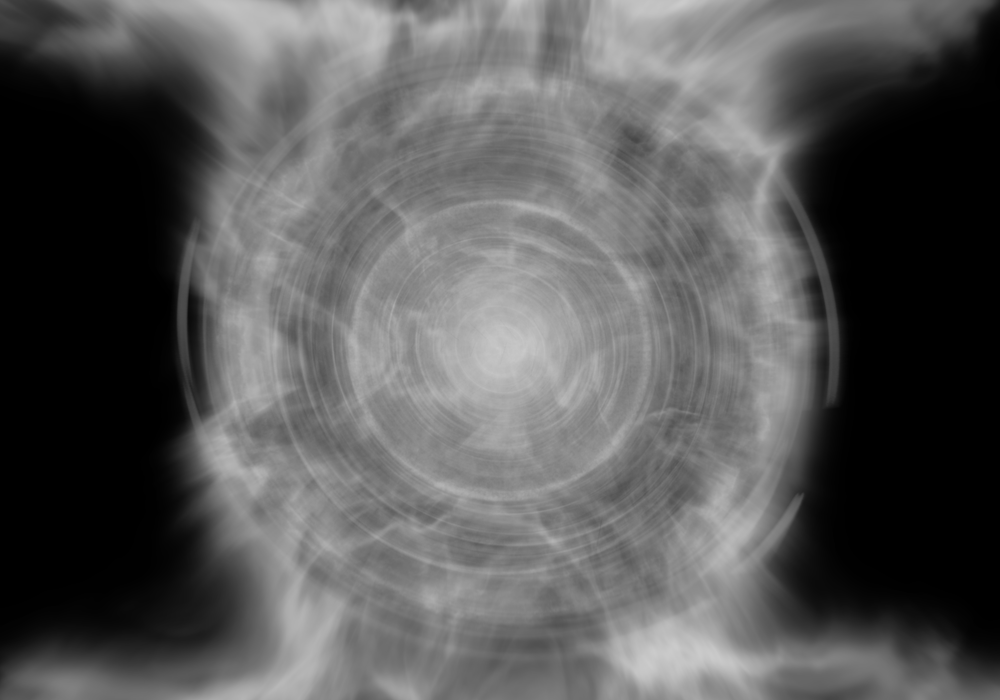
#> input picture scr/convolution_codes/test_img_1.png, 1000 x 700 px, shrunk from 3000 x 2100 before the run
$ python convolution_filters.py
#> lines starting #> are read from the running program, lines starting #| are printed output that depends on the picture
### scr/convolution_codes/convolution.py
import numpy as np


class Convolution:
    def __init__(self, convolution: np.ndarray = None, average: bool = True, shrink: bool = False):
        if convolution is None:
            self.only_pool = True
            pass
        else:
            self.only_pool = False
            self.shrink = shrink
            self.convolution = convolution
            self.average = average
            self.shape = convolution.shape
            pass
        pass

    def query_image(self, input_image: np.ndarray, round_num: int = -1) -> np.ndarray:
        if self.only_pool:
            raise Exception("You had no convolution defined, so you could only use the pool method")
            pass
        output_array = np.ndarray(input_image.shape)
        for x in range(input_image.shape[0]):
            for y in range(input_image.shape[1]):
                output_array[x][y] = self.__query_segment(input_image, [x, y], round_num)
                pass
            pass
        if self.shrink:
            return output_array[int(((self.shape[0] + 1) / 2) - 1):output_array.shape[0]-int(((self.shape[0] + 1) / 2) - 1),
                                int(((self.shape[1] + 1) / 2) - 1):output_array.shape[1]-int(((self.shape[1] + 1) / 2) - 1)]
        return output_array
        pass

    def __query_segment(self, input_image: np.ndarray, index: list, round_num: int = -1) -> float:
        output_array = np.zeros(self.shape)
        convolution = np.copy(self.convolution)
        for x in range(convolution.shape[0]):
            for y in range(convolution.shape[1]):
                try:
                    x_index = x + index[0] - int(((convolution.shape[0] + 1) / 2) - 1)
                    y_index = y + index[1] - int(((convolution.shape[1] + 1) / 2) - 1)
                    if x_index < 0 or y_index < 0:
                        convolution[x][y] = 0
                        pass
                    else:
                        output_array[x][y] = convolution[x][y] * input_image[x_index][y_index]
                        pass
                    pass
                except IndexError:
                    convolution[x][y] = 0
                    pass
                pass
            pass
        if round_num == -1:
            if self.average:
                if not sum(sum(convolution)) == 0:
                    return sum(sum(output_array)) / sum(sum(convolution))
                raise ValueError
            return sum(sum(output_array))
        if self.average:
            if not sum(sum(convolution)) == 0:
                return round((sum(sum(output_array)) / sum(sum(convolution))) * round_num) / round_num
            raise ValueError
        return round((sum(sum(output_array))) * round_num) / round_num

    @staticmethod
    def pool(input_image: np.ndarray, pool_size: int):
        output_array = np.ndarray((int(input_image.shape[0] / pool_size), int(input_image.shape[1] / pool_size)))  # (data.shape[0], data.shape[1]))
        for x in range(output_array.shape[0]):
            for y in range(output_array.shape[1]):
                convolution = []
                for x_s in range(-int(((pool_size - 1) / 2)), int((pool_size - 1) / 2) + 1, 1):
                    for y_s in range(-int((pool_size - 1) / 2), int((pool_size - 1) / 2) + 1, 1):
                        try:
                            convolution.append(input_image[x * pool_size + x_s][y * pool_size + y_s])
                            pass
                        except IndexError:
                            convolution.append(-float("inf"))
                            pass
                        pass
                    pass
                output_array[x][y] = max(convolution)
                pass
            pass
        return output_array
    pass

### scr/convolution_codes/convolution_filters.py
import numpy as np
import matplotlib.pyplot as plt
# import matplotlib.image as pim
import convolution_codes.convolution as ccc


class AverageBlur:
    def __init__(self, size: tuple):
        x_size = (size[0] * 2) - 1
        y_size = (size[1] * 2) - 1
        self.convolution = ccc.Convolution(np.ones((x_size, y_size)))
        pass

    def blur_image(self, input_image: np.ndarray) -> np.ndarray:
        return self.convolution.query_image(input_image)
    pass


class GaussianBlur:
    class __Gaussian:
        def __init__(self, peak_height: float = 4, width: float = 1, position: float = 0):
            if not width == 0:
                self.a = peak_height
                self.b = position
                self.c = width
                pass
            else:
                raise ValueError("width can't be 0 (zero)")
            pass

        def query(self, x: float) -> float:
            return self.a * np.exp(- (((x - self.b) ** 2) / (2 * (self.c ** 2))))
        pass

    def __init__(self, size: tuple, gaussian_peak_height: float = 1, gaussian_width: float = 1):
        x_size = (size[0] * 2) - 1
        y_size = (size[1] * 2) - 1
        gaussian = self.__Gaussian(gaussian_peak_height, gaussian_width, 0)
        convolution_array = np.zeros((x_size, y_size))
        for x in range(x_size):
            for y in range(y_size):
                convolution_array[x][y] = gaussian.query(self.__distance([x - (x_size - 1) / 2, y - ((y_size - 1) / 2)], [0, 0]))
                pass
            pass
        self.convolution = ccc.Convolution(convolution_array)
        pass

    @staticmethod
    def __distance(point1: list, point2: list) -> float:
        return sum([(point1[i] - point2[i]) ** 2 for i in range(len(point1))]) ** 0.5

    def blur_image(self, input_image: np.ndarray) -> np.ndarray:
        return self.convolution.query_image(input_image)
    pass


class SobelEdge:
    class __Gaussian:
        def __init__(self, peak_height: float = 4, width: float = 1, position: float = 0):
            if not width == 0:
                self.a = peak_height
                self.b = position
                self.c = width
                pass
            else:
                raise ValueError("width can't be 0 (zero)")
            pass

        def query(self, x: float) -> float:
            return self.a * np.exp(- (((x - self.b) ** 2) / (2 * (self.c ** 2))))
        pass

    def __init__(self, size: tuple, gaussian_peak_height: float = 1, gaussian_width: float = 1):
        x_size = (size[0] * 2) - 1
        y_size = (size[1] * 2) - 1
        gaussian = self.__Gaussian(gaussian_peak_height, gaussian_width, 0)
        convolution_y_array = np.zeros((x_size, y_size))
        convolution_x_array = np.zeros((x_size, y_size))
        for x in range(x_size):
            for y in range(y_size):
                if not y == (y_size - 1) / 2:
                    if y < (y_size - 1) / 2:
                        convolution_y_array[x][y] = - gaussian.query(self.__distance([x - (x_size - 1) / 2, y - ((y_size - 1) / 2)], [0, 0]))
                        pass
                    else:
                        convolution_y_array[x][y] = gaussian.query(self.__distance([x - (x_size - 1) / 2, y - ((y_size - 1) / 2)], [0, 0]))
                        pass
                    pass
                if not x == (x_size - 1)/2:
                    if x < (x_size - 1) / 2:
                        convolution_x_array[x][y] = - gaussian.query(self.__distance([x - (x_size - 1) / 2, y - ((y_size - 1) / 2)], [0, 0]))
                        pass
                    else:
                        convolution_x_array[x][y] = gaussian.query(self.__distance([x - (x_size - 1) / 2, y - ((y_size - 1) / 2)], [0, 0]))
                        pass
                    pass
                pass
            pass
        self.convolution_size = (x_size, y_size)
        self.convolution_x = ccc.Convolution(convolution_x_array, average=False, shrink=True)
        self.convolution_y = ccc.Convolution(convolution_y_array, average=False, shrink=True)
        pass

    @staticmethod
    def __distance(point1: list, point2: list) -> float:
        return sum([(point1[i] - point2[i]) ** 2 for i in range(len(point1))]) ** 0.5

    def detect_edge_x(self, input_image: np.ndarray) -> np.ndarray:
        return self.convolution_x.query_image(input_image, round_num=10000)

    def detect_edge_y(self, input_image: np.ndarray) -> np.ndarray:
        return self.convolution_y.query_image(input_image, round_num=10000)

    def detect_edge_magnitude(self, input_image: np.ndarray) -> np.ndarray:
        edge_x = self.detect_edge_x(input_image)
        edge_y = self.detect_edge_y(input_image)
        edge = np.ndarray(edge_x.shape)
        for x in range(edge_x.shape[0]):
            for y in range(edge_x.shape[1]):
                edge[x, y] = np.sqrt(edge_x[x, y] ** 2 + edge_y[x, y] ** 2)
                pass
            pass
        return edge

    def detect_edge_angle(self, input_image: np.ndarray) -> np.ndarray:
        edge_x = self.detect_edge_x(input_image)
        edge_y = self.detect_edge_y(input_image)
        edge = np.ndarray(edge_x.shape)
        for x in range(edge_x.shape[0]):
            for y in range(edge_x.shape[1]):
                edge[x, y] = np.arctan(np.nan_to_num(edge_y[x, y] / edge_x[x, y]))
                pass
            pass
        return edge
    pass


# [22 lines of commented-out code are left out]


class CollapseColors:
    @staticmethod
    def collapse_colors(data: np.ndarray) -> np.ndarray:
        output = np.ndarray((data.shape[0], data.shape[1]))
        for x in range(data.shape[0]):
            for y in range(data.shape[1]):
                output[x][y] = data[x][y][0]
                pass
            pass
        return output
    pass


a = AverageBlur((10, 10))
g = GaussianBlur((10, 10), 4, 0.5)
pool = ccc.Convolution()
sobel = SobelEdge((2, 2), 4, 1)
c_d = CollapseColors()
image = np.asarray(c_d.collapse_colors(np.asarray(plt.imread("test_img_1.png"), np.ndarray)))
#> in collapse_colors, `output = np.ndarray((data.shape[0], data.shape[1]))`:
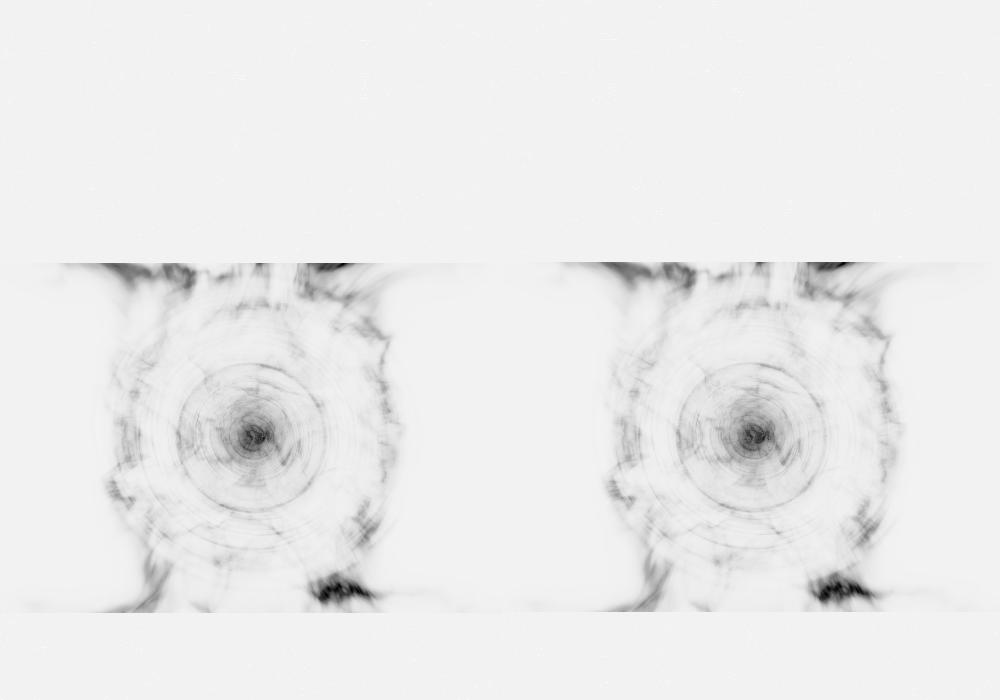
#> output: shape (700, 1000) float64; min -3.9e+307, max 2.07e+306, mean nan; drawn with min black and max white
# [[50, 50, 50, 50, 100, 100, 100, 100], [50, 50, 50, 50, 100, 100, 100, 100], [50, 50, 50, 50, 100, 100, 100, 100], [50, 50, 50, 50, 100, 100, 100, 100]], np.ndarray)
# c_d.collapse_colors(np.asarray(plt.imread("test_img_1.png"), np.ndarray))
# np.random.random((30, 30))
plt.show()
pool_img = pool.pool(image, 10)
blur_average = a.blur_image(pool_img)
#> after the loop in query_image, `for x in range(input_image.shape[0]):`:
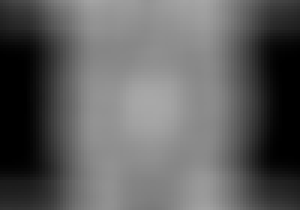
#> output_array: shape (70, 100) float64 (shown 3 times larger); min 0, max 0.66, mean 0.373
blur_gaussian = g.blur_image(pool_img)
sobel_x = sobel.detect_edge_x(blur_gaussian)
#> call 3 of query_image, with round_num = 10000
#> after the loop in query_image (call 3), `for x in range(input_image.shape[0]):`:
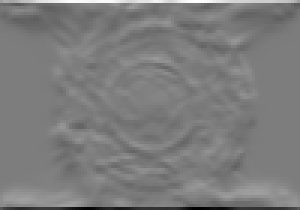
#> output_array: shape (70, 100) float64 (shown 3 times larger); min -3.97, max 4.13, mean -0.00608; drawn with min black and max white
#> in query_image (call 3), `return output_array[int(((self.shape[0] + 1) / 2) - 1):output_array.sh..`:
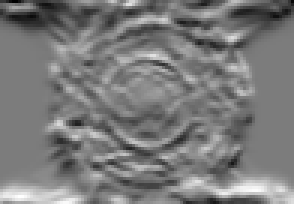
#> returned value: shape (68, 98) float64 (shown 3 times larger); min -1.06, max 1.12, mean -0.012; drawn with min black and max white
sobel_y = sobel.detect_edge_y(blur_gaussian)
#> call 4 of query_image, with round_num = 10000
#> after the loop in query_image (call 4), `for x in range(input_image.shape[0]):`:
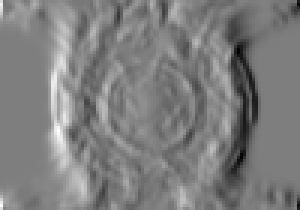
#> output_array: shape (70, 100) float64 (shown 3 times larger); min -1.77, max 1.79, mean -0.000596; drawn with min black and max white
sobel_mag = sobel.detect_edge_magnitude(blur_gaussian)
#> after the loop in detect_edge_magnitude, `for x in range(edge_x.shape[0]):`:
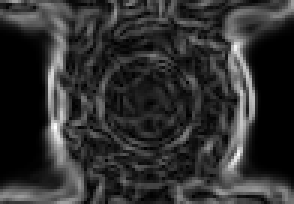
#> edge: shape (68, 98) float64 (shown 3 times larger); min 0, max 1.85, mean 0.346; drawn with min black and max white
sobel_angle = sobel.detect_edge_angle(blur_gaussian)
#> after the loop in detect_edge_angle, `for x in range(edge_x.shape[0]):`:
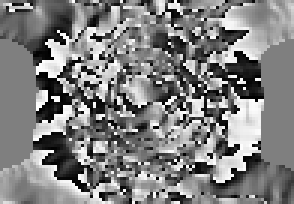
#> edge: shape (68, 98) float64 (shown 3 times larger); min -1.57, max 1.57, mean 0.00578; drawn with min black and max white

image_array = np.asfarray(image)
pool_array = np.asarray(pool_img)
blur_average_array = np.asfarray(blur_average)
blur_gaussian_array = np.asfarray(blur_gaussian)
sobel_x_array = np.asfarray(sobel_x)
sobel_y_array = np.asfarray(sobel_y)
sobel_mag_array = np.asfarray(sobel_mag)
sobel_angle_array = np.asfarray(sobel_angle)

f, ax_arr = plt.subplots(4, 2)
ax_arr[0, 0].imshow(image_array, cmap='Greys', interpolation='None')
ax_arr[0, 1].imshow(pool_array, cmap='Greys', interpolation='None')
ax_arr[1, 0].imshow(blur_average_array, cmap='Greys', interpolation='None')
ax_arr[1, 1].imshow(blur_gaussian_array, cmap='Greys', interpolation='None')
ax_arr[2, 0].imshow(sobel_x_array, cmap='Greys', interpolation='None')
ax_arr[2, 1].imshow(sobel_y_array, cmap='Greys', interpolation='None')
ax_arr[3, 0].imshow(sobel_mag_array, cmap='Greys', interpolation='None')
ax_arr[3, 1].imshow(sobel_angle_array, cmap='Greys', interpolation='None')
plt.show()

# pim.imsave('orig.png', image_array, cmap='Greys')
# pim.imsave('average.png', blur_average_array, cmap='Greys')
# pim.imsave('gaussian.png', blur_gaussian_array, cmap='Greys')
